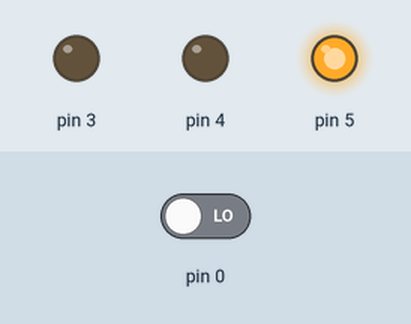
This sketch was run on a simulated Arduino Uno, built with avr-gcc and run on an emulated ATmega328P. Shown: output pins drawn as LEDs (lit = HIGH). The test bench sets the inputs (shaded band); at power-on: pin 0 LOW.

Above: at 1.2 s.
1.3 s: pin 0 driven HIGH
At 2.7 s:
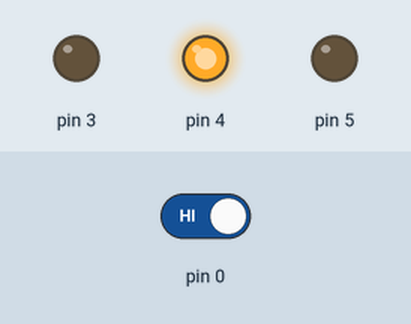
At 5.7 s:
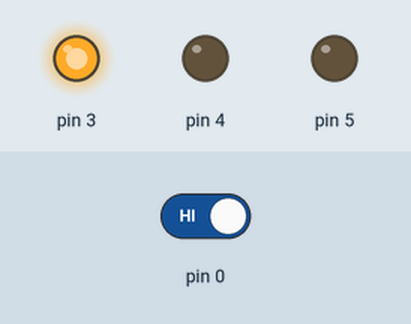
Timing chart, 0 to 26.8 s (numbered marks = the images above; inputs shaded):
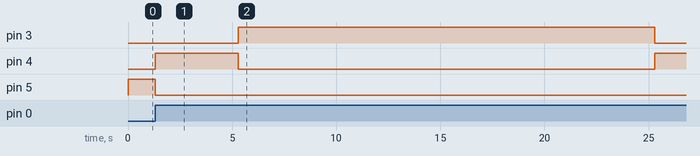

The sketch:

oppgave_6.ino
```cpp
void setup() {
  // put your setup code here, to run once:
  pinMode(2, INPUT_PULLUP);
  pinMode(3, OUTPUT);
  pinMode(4, OUTPUT);
  pinMode(5, OUTPUT);
  }

void loop() {
  // put your main code here, to run repeatedly:
digitalWrite(5, HIGH); //Grønn lampe tennes
if (digitalRead((2) == LOW)){
  digitalWrite(5, LOW); //Grønn lampe slukkes
  digitalWrite(4, HIGH); //Gul lampe tennes
  delay(4000);
  digitalWrite(4, LOW); //Gul lampe slukkes
  digitalWrite(3, HIGH); //Rød lampe tennes
  delay(20000);
  digitalWrite(3, LOW); //Rød lampe slukkes
  digitalWrite(4, HIGH); //Gul lampe tennes
  delay(4000);
  digitalWrite(4, LOW); //Gul lampe slukkes
  }
}
```

Measured:
- after the input at 1.3 s, pin 3: LOW → HIGH after 4.0 s, → LOW 20.0 s later; pin 4: LOW → HIGH at once, → LOW 4.0 s later, → HIGH 20.0 s later; pin 5: HIGH → LOW at once
